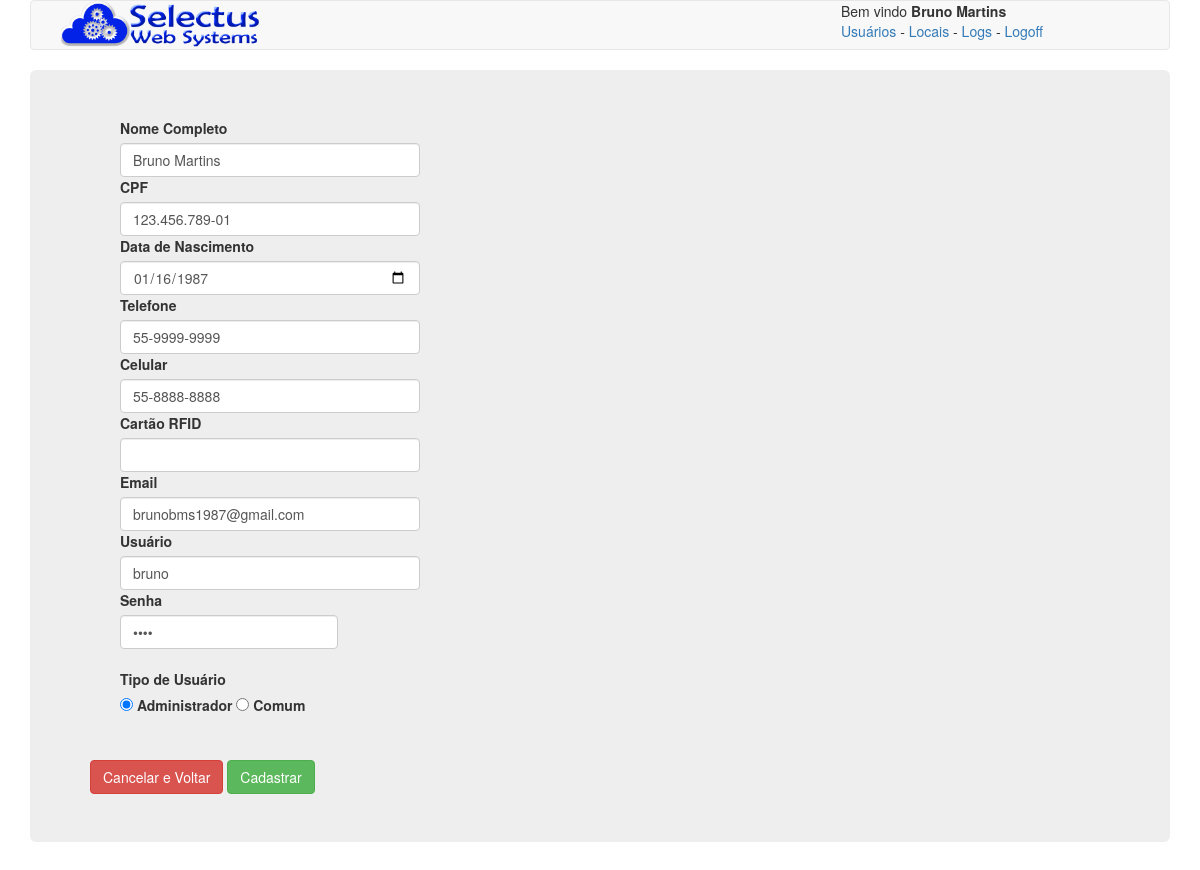
Before: /index.php?pag=8&id=1 (signed in) with the older database file.
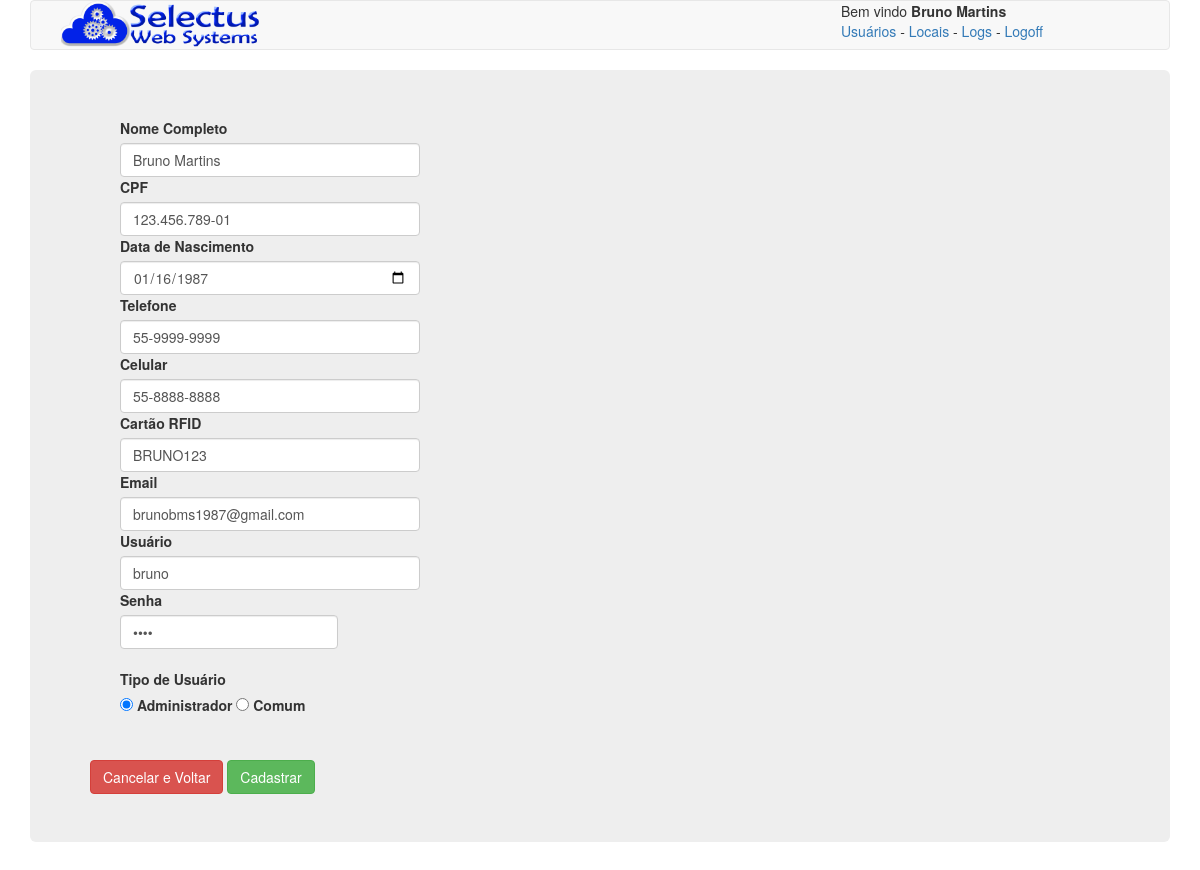
After: the same page with the newer database file.
### tables this page shows
CREATE TABLE `pessoa` (
  `id` int(11) NOT NULL,
  `pessoaNome` varchar(45) NOT NULL,
  `pessoaCPF` varchar(14) NOT NULL DEFAULT '999.999.999-99',
  `pessoaNascimento` date NOT NULL,
  `pessoaTelefone` varchar(12) DEFAULT NULL,
  `pessoaCelular` varchar(12) DEFAULT NULL,
  `pessoaRFID` varchar(45) DEFAULT NULL,
  `pessoaLogin` varchar(45) NOT NULL,
  `pessoaSenha` varchar(45) NOT NULL,
  `pessoaEmail` varchar(45) NOT NULL,
  `tipoUsuario_id` int(11) NOT NULL
);

### config/conexao.php (called while the page is built, shortened)
<?php
function busca($conexao, $query) {
    try {
        mysqli_set_charset($conexao, "utf8");
        return mysqli_query($conexao, $query);
    } catch (Exception $e) {
        desconecta($conexao);
        return NULL;
    }
}
?>

### usuarios/editar.php (the view, shortened to what this page needs)
<?php
$id = $_GET['id'];
$conexao = conecta();
$resultado = busca($conexao, "select * from pessoa where id= $id");
$registro = mysqli_fetch_array($resultado);
?>
<div class="container-fluid">
    <div class="container">
        <form action="index.php?pag=6&acao=2" method="POST"  enctype="multipart/form-data">
            <div class="row">
                <div class="col-md-4">
                    <label for="nome">Nome Completo</label>
                    <input type="text" class="form-control" id="nome" name="nome" required="" value="<?= $registro['pessoaNome'] ?>">
                </div>
            </div>
            <div class="row">
                <div class="col-md-4">
                    <label for="usuario">CPF</label>
                    <input type="text" class="form-control" id="usuario" name="cpf" required="" value="<?= $registro['pessoaCPF'] ?>">
                </div>
            </div>
            <div class="row">
                <div class="col-md-4" >
                    <label for="datanasc">Data de Nascimento</label>
                    <input type="date"  class="form-control" id="datanasc" name="datanasc" required="" value="<?= $registro['pessoaNascimento'] ?>">
                </div>
            </div>
            <div class="row">
                <div class="col-md-4" >
                    <label for="datanasc">Telefone</label>
                    <input type="text"  class="form-control" id="telefone" name="telefone" value="<?= $registro['pessoaTelefone'] ?>">
                </div>
            </div>
            <div class="row">
                <div class="col-md-4" >
                    <label for="datanasc">Celular</label>
                    <input type="text"  class="form-control" id="celular" name="celular" value="<?= $registro['pessoaCelular'] ?>">
                </div>
            </div>
            <div class="row">
                <div class="col-md-4" >
                    <label for="datanasc">Cartão RFID</label>
                    <input type="text"  class="form-control" id="cartaoRFID" name="cartaoRFID"  value="<?= $registro['pessoaRFID'] ?>">
                </div>
            </div>
            <div class="row">
                <div class="col-md-4" >
                    <label for="email">Email</label>
                    <input type="email"  class="form-control" id="email" name="email" required=""  value="<?= $registro['pessoaEmail'] ?>">
                </div>
            </div>
            <div class="row">
                <div class="col-md-4">
                    <label for="usuario">Usuário</label>
                    <input type="text" class="form-control" id="usuario" name="usuario" required=""  value="<?= $registro['pessoaLogin'] ?>">
                </div>
            </div>
            <div class="row">
                <div class="col-md-3" >
                    <label for="senha">Senha</label>
                    <input type="password"  class="form-control"  id="senha" name="senha" required="" value="<?= $registro['pessoaSenha'] ?>">
                </div>
            </div>
            <div class="row">
                <div class="col-md-12"><br>
                    <label for="tipo">Tipo de Usuário</label> <br>
                    <label>  <input type="radio"  id="tipo" name="tipo"  value="1" <?= $registro['tipoUsuario_id'] == 1 ? "checked" : "" ?>> Administrador </label>
                    <label>  <input type="radio"  id="tipo" name="tipo"  value="2" <?= $registro['tipoUsuario_id'] == 2 ? "checked" : "" ?>> Comum </label>
                </div>
            </div>
    </div>
</div>
<br>
<br>
<a href="index.php" class="btn btn-danger"> Cancelar e Voltar </a>
<input type="submit"  class="btn btn-success" value="Cadastrar">

Changed rows visible on the page:
changed pessoa "Bruno Martins": cartaoRFID (not shown) → "BRUNO123"
